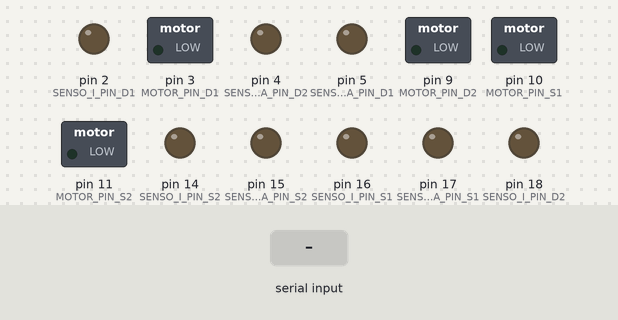
A sketch run on a simulated Arduino Uno, built with avr-gcc and run on an emulated ATmega328P. On the bench: switched loads named in the sketch (green lamp = pin HIGH), output pins drawn as LEDs (lit = HIGH). The inputs (shaded band) are chosen by the test bench.

Above: at 5.2 s.
5.3 s: "e" received over the second serial link
At 6.2 s:
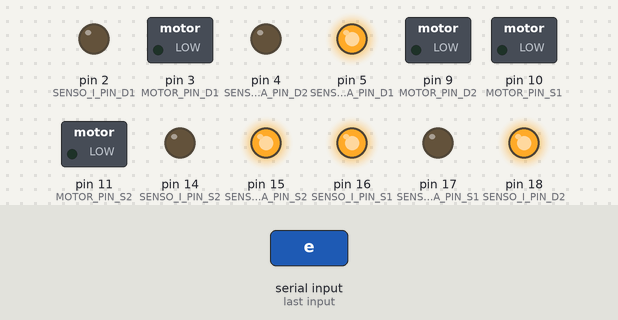
6.8 s: "f" received over the second serial link
At 7.4 s:
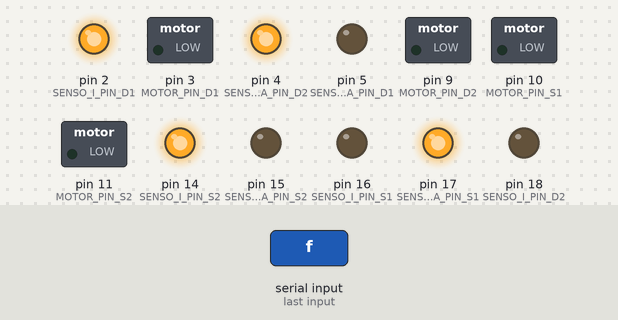
8.3 s: "g" received over the second serial link
At 9.5 s:
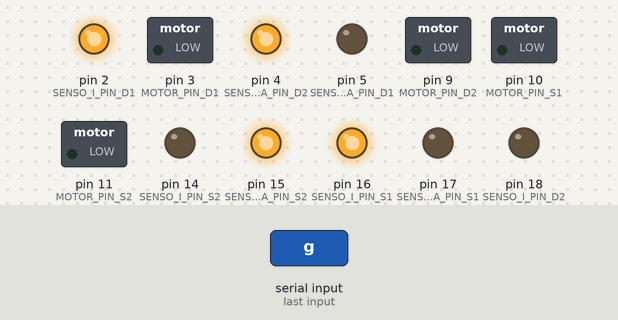
9.8 s: "h" received over the second serial link
At 10.9 s:
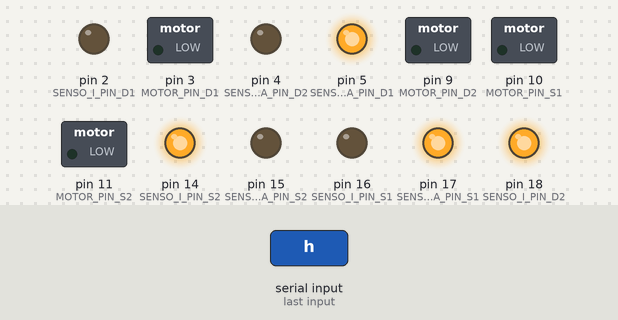
11.3 s: "1" received over the second serial link
At 12.0 s:
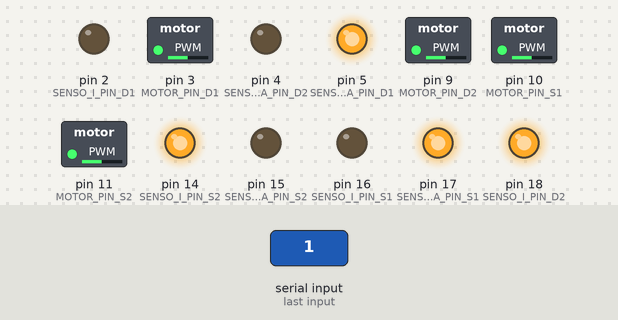
12.8 s: "e" received over the second serial link
At 13.2 s:
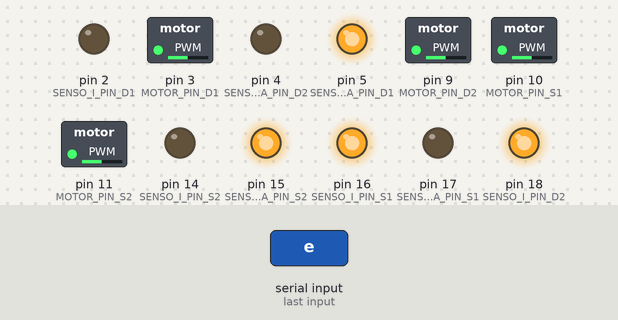
Timing chart, 0 to 15.3 s (numbered marks = the images above; inputs shaded):
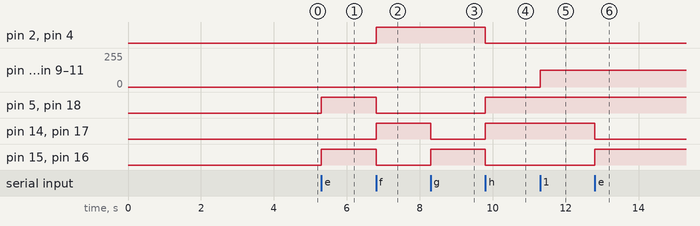

Measured:
- after the input at 5.3 s, pin 5 (SENSO_A_PIN_D1), pin 15 (SENSO_A_PIN_S2), pin 16 (SENSO_I_PIN_S1), pin 18 (SENSO_I_PIN_D2): LOW → HIGH at once
- after the input at 6.8 s, pin 2 (SENSO_I_PIN_D1), pin 4 (SENSO_A_PIN_D2), pin 14 (SENSO_I_PIN_S2), pin 17 (SENSO_A_PIN_S1): LOW → HIGH at once; pin 5 (SENSO_A_PIN_D1), pin 15 (SENSO_A_PIN_S2), pin 16 (SENSO_I_PIN_S1), pin 18 (SENSO_I_PIN_D2): HIGH → LOW at once
- after the input at 8.3 s, pin 14 (SENSO_I_PIN_S2), pin 17 (SENSO_A_PIN_S1): HIGH → LOW at once; pin 15 (SENSO_A_PIN_S2), pin 16 (SENSO_I_PIN_S1): LOW → HIGH at once
- after the input at 9.8 s, pin 2 (SENSO_I_PIN_D1), pin 4 (SENSO_A_PIN_D2), pin 15 (SENSO_A_PIN_S2), pin 16 (SENSO_I_PIN_S1): HIGH → LOW at once; pin 5 (SENSO_A_PIN_D1), pin 14 (SENSO_I_PIN_S2), pin 17 (SENSO_A_PIN_S1), pin 18 (SENSO_I_PIN_D2): LOW → HIGH at once
- after the input at 11.3 s, pin 3 (MOTOR_PIN_D1), pin 9 (MOTOR_PIN_D2), pin 10 (MOTOR_PIN_S1), pin 11 (MOTOR_PIN_S2): 0/255 → 124/255 at once
- after the input at 12.8 s, pin 14 (SENSO_I_PIN_S2), pin 17 (SENSO_A_PIN_S1): HIGH → LOW at once; pin 15 (SENSO_A_PIN_S2), pin 16 (SENSO_I_PIN_S1): LOW → HIGH at once

The sketch:

codice_arduino_2.ino
```cpp
#include <SoftwareSerial.h>

#define MOTOR_PIN_D1 3
#define MOTOR_PIN_D2 9
#define MOTOR_PIN_S1 10
#define MOTOR_PIN_S2 11

#define SENSO_A_PIN_D1 5
#define SENSO_I_PIN_D1 2
#define SENSO_A_PIN_D2 4
#define SENSO_I_PIN_D2 18

#define SENSO_A_PIN_S1 17
#define SENSO_I_PIN_S1 16
#define SENSO_A_PIN_S2 15
#define SENSO_I_PIN_S2 14

#define SOFTRX 7
#define SOFTTX 8

SoftwareSerial serial2(SOFTRX, SOFTTX);

void indietro();
void dritto();
void destra();
void sinistra();
void v_motor(int);

void setup() {
  pinMode(MOTOR_PIN_D1, OUTPUT);
  pinMode(MOTOR_PIN_D2, OUTPUT);
  pinMode(MOTOR_PIN_S1, OUTPUT);
  pinMode(MOTOR_PIN_S2, OUTPUT);

  pinMode(SENSO_A_PIN_D1, OUTPUT);
  pinMode(SENSO_I_PIN_D1, OUTPUT);
  pinMode(SENSO_A_PIN_D2, OUTPUT);
  pinMode(SENSO_I_PIN_D2, OUTPUT);

  pinMode(SENSO_A_PIN_S1, OUTPUT);
  pinMode(SENSO_I_PIN_S1, OUTPUT);
  pinMode(SENSO_A_PIN_S2, OUTPUT);
  pinMode(SENSO_I_PIN_S2, OUTPUT);

  pinMode(SOFTRX, INPUT);
  pinMode(SOFTTX, OUTPUT);

  delay(2000);

  Serial.begin(9600);
  serial2.begin(9600);

  delay(2000);
}

void loop() {
  int msg;
  while (serial2.available()) {
    msg = serial2.read();
    //Serial.println(msg);
    if (msg >= 0 && msg <= 100) {
      int vel = map(msg, 0, 100, 0, 255);
      v_motor(vel);
    } else {
      switch (msg) {
        case 101:
          dritto();
          break;
        case 102:
          indietro();
          break;
        case 103:
          destra();
          break;
        case 104:
          sinistra();
          break;
        default:
          break;
      }
    }
  }
}


void v_motor(int vel) {
  analogWrite(MOTOR_PIN_D1, vel);
  analogWrite(MOTOR_PIN_D2, vel);
  analogWrite(MOTOR_PIN_S1, vel);
  analogWrite(MOTOR_PIN_S2, vel);
  //Serial.println(serial2.read());
}

void indietro() {
  //Serial.println("indietro");
  digitalWrite(SENSO_I_PIN_D1, HIGH);
  digitalWrite(SENSO_I_PIN_D2, LOW);
  digitalWrite(SENSO_I_PIN_S1, LOW);
  digitalWrite(SENSO_I_PIN_S2, HIGH);

  digitalWrite(SENSO_A_PIN_D1, LOW);
  digitalWrite(SENSO_A_PIN_D2, HIGH);
  digitalWrite(SENSO_A_PIN_S1, HIGH);
  digitalWrite(SENSO_A_PIN_S2, LOW);
}

void sinistra() {
  digitalWrite(SENSO_I_PIN_D1, LOW);
  digitalWrite(SENSO_I_PIN_D2, HIGH);
  digitalWrite(SENSO_I_PIN_S1, LOW);
  digitalWrite(SENSO_I_PIN_S2, HIGH);

  digitalWrite(SENSO_A_PIN_D1, HIGH);
  digitalWrite(SENSO_A_PIN_D2, LOW);
  digitalWrite(SENSO_A_PIN_S1, HIGH);
  digitalWrite(SENSO_A_PIN_S2, LOW);
}

void destra() {
  digitalWrite(SENSO_I_PIN_D1, HIGH);
  digitalWrite(SENSO_I_PIN_D2, LOW);
  digitalWrite(SENSO_I_PIN_S1, HIGH);
  digitalWrite(SENSO_I_PIN_S2, LOW);

  digitalWrite(SENSO_A_PIN_D1, LOW);
  digitalWrite(SENSO_A_PIN_D2, HIGH);
  digitalWrite(SENSO_A_PIN_S1, LOW);
  digitalWrite(SENSO_A_PIN_S2, HIGH);

}
void dritto() {
  //Serial.println("dritto");
  digitalWrite(SENSO_I_PIN_D1, LOW);
  digitalWrite(SENSO_I_PIN_D2, HIGH);
  digitalWrite(SENSO_I_PIN_S1, HIGH);
  digitalWrite(SENSO_I_PIN_S2, LOW);

  digitalWrite(SENSO_A_PIN_D1, HIGH);
  digitalWrite(SENSO_A_PIN_D2, LOW);
  digitalWrite(SENSO_A_PIN_S1, LOW);
  digitalWrite(SENSO_A_PIN_S2, HIGH);
}
```
